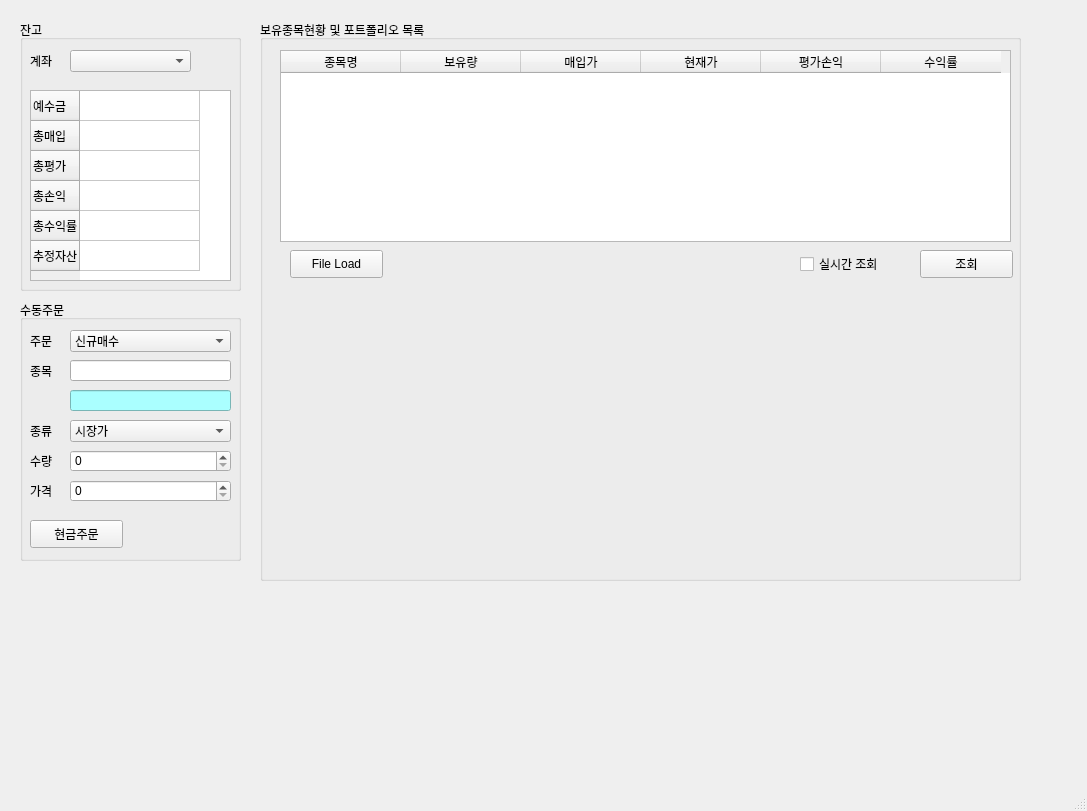
<?xml version="1.0" encoding="UTF-8"?>
<ui version="4.0">
 <class>MainWindow</class>
 <widget class="QMainWindow" name="MainWindow">
  <property name="geometry">
   <rect>
    <x>0</x>
    <y>0</y>
    <width>1087</width>
    <height>811</height>
   </rect>
  </property>
  <property name="minimumSize">
   <size>
    <width>900</width>
    <height>600</height>
   </size>
  </property>
  <property name="windowTitle">
   <string>HdTrader v0.0</string>
  </property>
  <property name="unifiedTitleAndToolBarOnMac">
   <bool>false</bool>
  </property>
  <widget class="QWidget" name="centralwidget">
   <widget class="QGroupBox" name="groupBox">
    <property name="geometry">
     <rect>
      <x>20</x>
      <y>20</y>
      <width>221</width>
      <height>271</height>
     </rect>
    </property>
    <property name="title">
     <string>잔고</string>
    </property>
    <widget class="QLabel" name="label_account">
     <property name="geometry">
      <rect>
       <x>10</x>
       <y>30</y>
       <width>64</width>
       <height>21</height>
      </rect>
     </property>
     <property name="text">
      <string>계좌</string>
     </property>
    </widget>
    <widget class="QComboBox" name="comboBox_account">
     <property name="geometry">
      <rect>
       <x>50</x>
       <y>30</y>
       <width>121</width>
       <height>22</height>
      </rect>
     </property>
    </widget>
    <widget class="QTableWidget" name="tableWidget_jango">
     <property name="geometry">
      <rect>
       <x>10</x>
       <y>70</y>
       <width>201</width>
       <height>191</height>
      </rect>
     </property>
     <property name="inputMethodHints">
      <set>Qt::ImhNone</set>
     </property>
     <property name="lineWidth">
      <number>0</number>
     </property>
     <property name="columnCount">
      <number>1</number>
     </property>
     <attribute name="horizontalHeaderVisible">
      <bool>false</bool>
     </attribute>
     <attribute name="horizontalHeaderCascadingSectionResizes">
      <bool>false</bool>
     </attribute>
     <attribute name="horizontalHeaderDefaultSectionSize">
      <number>120</number>
     </attribute>
     <attribute name="verticalHeaderDefaultSectionSize">
      <number>30</number>
     </attribute>
     <row>
      <property name="text">
       <string>예수금</string>
      </property>
     </row>
     <row>
      <property name="text">
       <string>총매입</string>
      </property>
     </row>
     <row>
      <property name="text">
       <string>총평가</string>
      </property>
     </row>
     <row>
      <property name="text">
       <string>총손익</string>
      </property>
     </row>
     <row>
      <property name="text">
       <string>총수익률</string>
      </property>
     </row>
     <row>
      <property name="text">
       <string>추정자산</string>
      </property>
     </row>
     <column/>
    </widget>
   </widget>
   <widget class="QGroupBox" name="groupBox_2">
    <property name="geometry">
     <rect>
      <x>260</x>
      <y>20</y>
      <width>761</width>
      <height>561</height>
     </rect>
    </property>
    <property name="title">
     <string>보유종목현황 및 포트폴리오 목록</string>
    </property>
    <widget class="QTableWidget" name="tableWidget_stock">
     <property name="geometry">
      <rect>
       <x>20</x>
       <y>30</y>
       <width>731</width>
       <height>192</height>
      </rect>
     </property>
     <attribute name="horizontalHeaderDefaultSectionSize">
      <number>120</number>
     </attribute>
     <column>
      <property name="text">
       <string>종목명</string>
      </property>
     </column>
     <column>
      <property name="text">
       <string>보유량</string>
      </property>
     </column>
     <column>
      <property name="text">
       <string>매입가</string>
      </property>
     </column>
     <column>
      <property name="text">
       <string>현재가</string>
      </property>
     </column>
     <column>
      <property name="text">
       <string>평가손익</string>
      </property>
     </column>
     <column>
      <property name="text">
       <string>수익률</string>
      </property>
     </column>
    </widget>
    <widget class="QCheckBox" name="checkBox_check_balance_real">
     <property name="geometry">
      <rect>
       <x>540</x>
       <y>230</y>
       <width>111</width>
       <height>28</height>
      </rect>
     </property>
     <property name="text">
      <string>실시간 조회</string>
     </property>
    </widget>
    <widget class="QPushButton" name="pushButton_check_balance">
     <property name="geometry">
      <rect>
       <x>660</x>
       <y>230</y>
       <width>93</width>
       <height>28</height>
      </rect>
     </property>
     <property name="text">
      <string>조회</string>
     </property>
    </widget>
    <widget class="QPushButton" name="btn_file_load">
     <property name="geometry">
      <rect>
       <x>30</x>
       <y>230</y>
       <width>93</width>
       <height>28</height>
      </rect>
     </property>
     <property name="text">
      <string>File Load</string>
     </property>
    </widget>
   </widget>
   <widget class="QGroupBox" name="groupBox_3">
    <property name="geometry">
     <rect>
      <x>20</x>
      <y>300</y>
      <width>221</width>
      <height>261</height>
     </rect>
    </property>
    <property name="title">
     <string>수동주문</string>
    </property>
    <widget class="QLabel" name="label_hoga">
     <property name="geometry">
      <rect>
       <x>10</x>
       <y>120</y>
       <width>64</width>
       <height>21</height>
      </rect>
     </property>
     <property name="text">
      <string>종류</string>
     </property>
    </widget>
    <widget class="QSpinBox" name="spinBox_price">
     <property name="geometry">
      <rect>
       <x>50</x>
       <y>180</y>
       <width>161</width>
       <height>22</height>
      </rect>
     </property>
     <property name="maximum">
      <number>100000000</number>
     </property>
    </widget>
    <widget class="QLabel" name="label_order">
     <property name="geometry">
      <rect>
       <x>10</x>
       <y>30</y>
       <width>64</width>
       <height>21</height>
      </rect>
     </property>
     <property name="text">
      <string>주문</string>
     </property>
    </widget>
    <widget class="QLabel" name="label_num">
     <property name="geometry">
      <rect>
       <x>10</x>
       <y>150</y>
       <width>64</width>
       <height>21</height>
      </rect>
     </property>
     <property name="text">
      <string>수량</string>
     </property>
    </widget>
    <widget class="QPushButton" name="pushButton_order">
     <property name="geometry">
      <rect>
       <x>10</x>
       <y>220</y>
       <width>93</width>
       <height>28</height>
      </rect>
     </property>
     <property name="text">
      <string>현금주문</string>
     </property>
    </widget>
    <widget class="QLabel" name="label_code">
     <property name="geometry">
      <rect>
       <x>10</x>
       <y>60</y>
       <width>64</width>
       <height>21</height>
      </rect>
     </property>
     <property name="text">
      <string>종목</string>
     </property>
    </widget>
    <widget class="QLineEdit" name="lineEdit_code">
     <property name="geometry">
      <rect>
       <x>50</x>
       <y>60</y>
       <width>161</width>
       <height>21</height>
      </rect>
     </property>
    </widget>
    <widget class="QLineEdit" name="lineEdit_name">
     <property name="geometry">
      <rect>
       <x>50</x>
       <y>90</y>
       <width>161</width>
       <height>21</height>
      </rect>
     </property>
     <property name="styleSheet">
      <string notr="true">background-color: rgb(170, 255, 255);</string>
     </property>
    </widget>
    <widget class="QComboBox" name="comboBox_order">
     <property name="geometry">
      <rect>
       <x>50</x>
       <y>30</y>
       <width>161</width>
       <height>22</height>
      </rect>
     </property>
     <item>
      <property name="text">
       <string>신규매수</string>
      </property>
     </item>
     <item>
      <property name="text">
       <string>신규매도</string>
      </property>
     </item>
     <item>
      <property name="text">
       <string>매수취소</string>
      </property>
     </item>
     <item>
      <property name="text">
       <string>매도취소</string>
      </property>
     </item>
    </widget>
    <widget class="QLabel" name="label_price">
     <property name="geometry">
      <rect>
       <x>10</x>
       <y>180</y>
       <width>64</width>
       <height>21</height>
      </rect>
     </property>
     <property name="text">
      <string>가격</string>
     </property>
    </widget>
    <widget class="QComboBox" name="comboBox_hoga">
     <property name="geometry">
      <rect>
       <x>50</x>
       <y>120</y>
       <width>161</width>
       <height>22</height>
      </rect>
     </property>
     <item>
      <property name="text">
       <string>시장가</string>
      </property>
     </item>
     <item>
      <property name="text">
       <string>지정가</string>
      </property>
     </item>
    </widget>
    <widget class="QSpinBox" name="spinBox_num">
     <property name="geometry">
      <rect>
       <x>50</x>
       <y>150</y>
       <width>161</width>
       <height>22</height>
      </rect>
     </property>
     <property name="maximum">
      <number>100000</number>
     </property>
    </widget>
   </widget>
  </widget>
  <widget class="QMenuBar" name="menubar">
   <property name="geometry">
    <rect>
     <x>0</x>
     <y>0</y>
     <width>1087</width>
     <height>26</height>
    </rect>
   </property>
  </widget>
  <widget class="QStatusBar" name="statusbar"/>
 </widget>
 <resources/>
 <connections/>
</ui>
